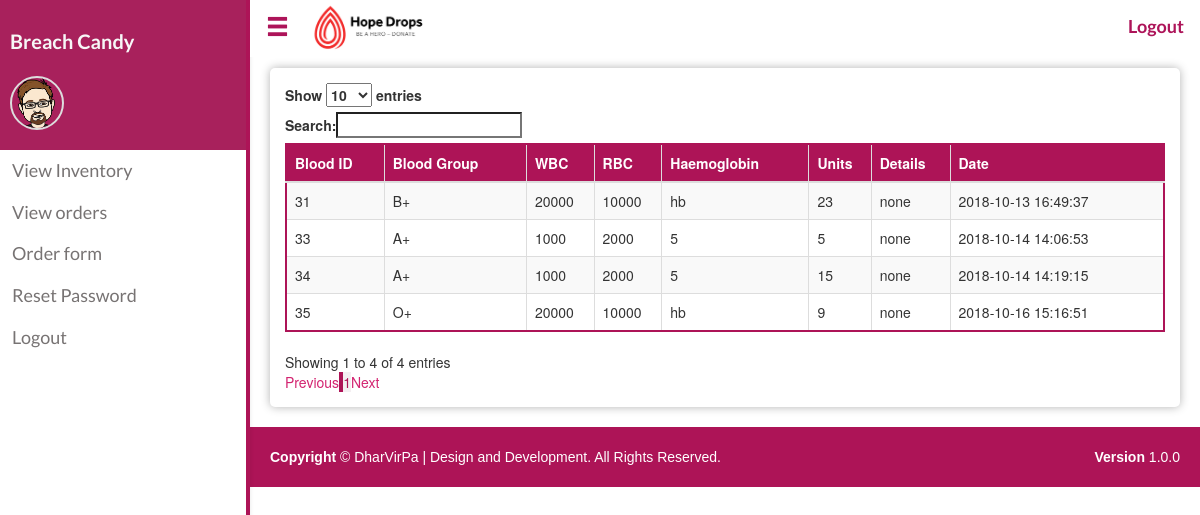
/inventory_hosp.php (signed in), run on an earlier commit of the app's database.
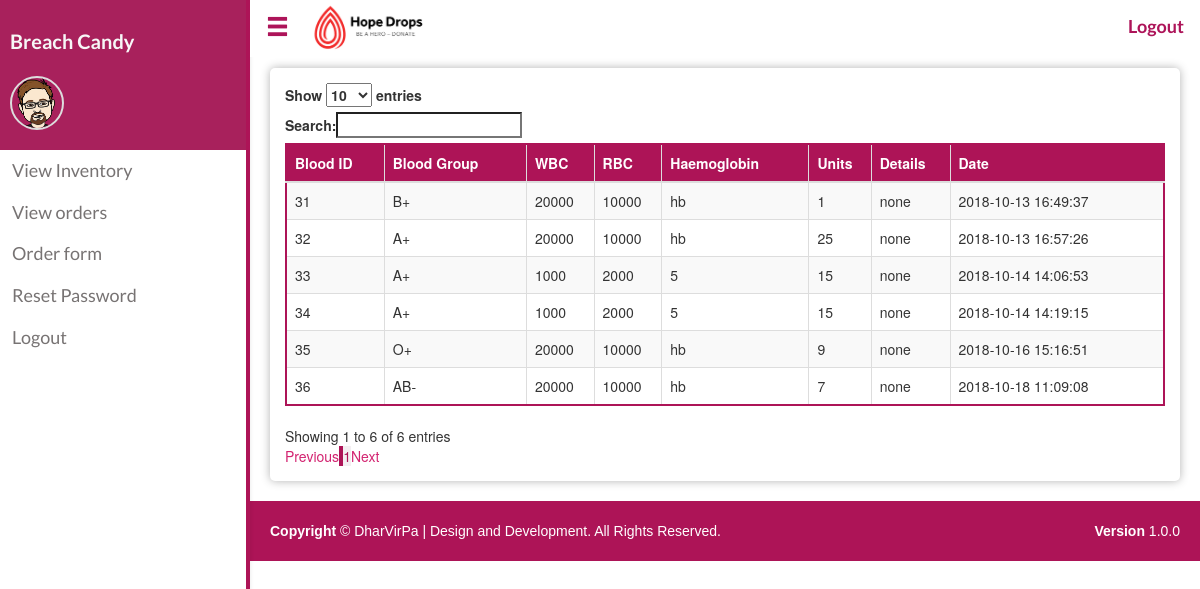
And on a later commit of the database.
### tables this page shows
CREATE TABLE `inventory` (
  `Inv_id` int(15) NOT NULL,
  `D_id` int(15) NOT NULL,
  `Wbc` varchar(30) NOT NULL,
  `Rbc` varchar(30) NOT NULL,
  `Haemoglobin` varchar(15) NOT NULL,
  `Blood_group` varchar(5) NOT NULL,
  `Units` float NOT NULL,
  `Comments` varchar(200) NOT NULL,
  `Date` timestamp NOT NULL DEFAULT CURRENT_TIMESTAMP,
  `Udate` timestamp NOT NULL DEFAULT CURRENT_TIMESTAMP
);

### inventory_hosp.php (the view, shortened to what this page needs)
<?php
include_once("connection.php");
?>
<?php
$query = "SELECT * FROM inventory where Units != 0";
$result = mysqli_query($conn,$query);
?>
<!DOCTYPE html>
<html>
<head>
    <link rel="stylesheet" href="https://maxcdn.bootstrapcdn.com/bootstrap/3.3.7/css/bootstrap.min.css">
    <link rel="stylesheet" type="text/css" href="https://cdn.datatables.net/1.10.19/css/dataTables.bootstrap.min.css">
    <link rel="stylesheet" type="text/css" href="./css/navbar_style.css">
    <link rel="stylesheet" type="text/css" href="./css/main.css">
</head>
<body>
  <?php include('./sidenav.php')?>
  <div id="main" class="shrink">
    <?php include('./horizontal-nav.php')?>
    <div class="box">
      <div class="table-responsive">
          <table id="example" class="table table-striped table-bordered table-hover" style="width:100%">
          <thead>
          <tr>
            <th>Blood ID</th>
            <th>Blood Group</th>
            <th>WBC</th>
            <th>RBC</th>
            <th>Haemoglobin</th>
            <th>Units</th>
            <th>Details</th>
            <th>Date</th>
          </tr>
          </thead>
          <?php
          if(mysqli_num_rows($result)>0)
          {
            while($row =mysqli_fetch_assoc($result))
            {
              echo "<tr>";
              echo "<td>".$row['Inv_id']."</td>";
              echo "<td>".$row['Blood_group']."</td>";
              echo "<td>".$row['Wbc']."</td>";
              echo "<td>".$row['Rbc']."</td>";
              echo "<td>".$row['Haemoglobin']."</td>";
              echo "<td>".$row['Units']."</td>";
              echo "<td>".$row['Comments']."</td>";
              echo "<td>".$row['Date']."</td>";
              echo"</tr>";
            }
          }
          else
          {
            echo "<div class='alert alert-warning'>No data to display</div>";
          }
          ?>
        </table>
      </div>
    </div>
   <?php include_once("footer.php") ?>
  </div>
</body>

What changed in the data, as far as the page shows it:
changed inventory id 31: Units "23" → "1"
now on this page (row edited): inventory: Inv_id "32", Blood_group "A+", Wbc "20000", Rbc "10000", Haemoglobin "hb", Units "25", Comments "none", Date "2018-10-13 16:57:26"
changed inventory id 33: Units "5" → "15"
added inventory: Inv_id "36", Blood_group "AB-", Wbc "20000", Rbc "10000", Haemoglobin "hb", Units "7", Comments "none", Date "2018-10-18 11:09:08"
Also different on the page:
text written by a page script: "Show entries Search: Showing 1 to 4 of 4 entries Previous 1 Next" → "Show entries Search: Showing 1 to 6 of 6 entries Previous 1 Next"
